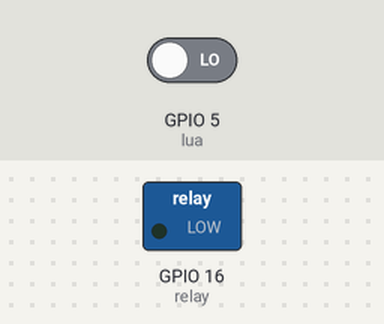
This sketch was run on a simulated ESP8266 (NodeMCU). On the bench: switched loads named in the sketch (green lamp = pin HIGH). The test bench sets the inputs (shaded band); at power-on: GPIO 5 (lua) LOW. WiFi joins after 1.5 s; servers stay silent unless stated; what the sketch prints to the serial monitor is not drawn.

Above: at 0.1 s.
At 6.9 s:
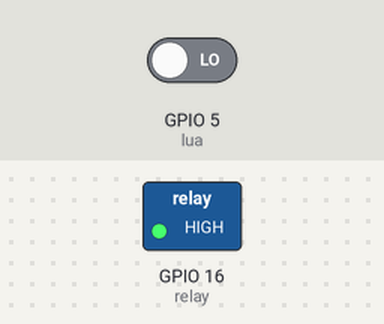
Timing chart, 0 to 8.4 s (numbered marks = the images above):
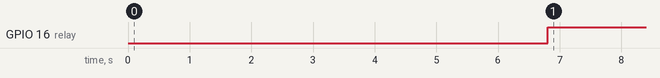

Measured:
- by itself, GPIO 16 (relay): LOW → HIGH at 6.8 s

The sketch:

mohinhbaovachuachay_wifi.ino
```cpp
#include <SoftwareSerial.h>
#define BLYNK_PRINT Serial
//khai bao thu vien firebase vs wifi
#include <ArduinoJson.h>
#include <ESP8266WiFi.h>
#include <FirebaseArduino.h>
//
#include <BlynkSimpleEsp8266.h>

//SoftwareSerial sim(10, 11);
BlynkTimer timer;
int _timeout;

//khai bao module
//#define loa  0
#define lua  5
#define relay  16
//#define khongkhi  2
//blynk
char auth[] = "al_-NvZAZvI5gkAmz6NCJe3lF02OIiR1";
// wifi with firebase
#define FIREBASE_HOST "fbwitharduino.firebaseio.com"
#define FIREBASE_AUTH "NfFZpvJdKEBkRBHYOttQh3ff7gMqtvxqfU6ceegl"
#define WIFI_SSID "Fpoly-Students"
#define WIFI_PASSWORD "fpolyhcm@123"
#define PATH "/control"
#define PATHs "/control/Status"
#define PATHclkk "/control/CLKK"
int sensorValue;
void setup() {
  // put your setup code here, to run once:
      pinMode(relay, OUTPUT);
  // connect to wifi.
  WiFi.begin(WIFI_SSID, WIFI_PASSWORD);
  Serial.print("connecting");
  while (WiFi.status() != WL_CONNECTED) {
    Serial.print(".");
    delay(500);
  }
  Serial.println();
  Serial.print("connected: ");
  Serial.println(WiFi.localIP());
  Firebase.begin(FIREBASE_HOST, FIREBASE_AUTH);
  delay(5000); //delay for 7 seconds to make sure the modules get the signal
  Serial.begin(9600);
 // _buffer.reserve(50);
  Serial.println("System Started...");
//  sim.begin(9600);
  Blynk.begin(auth, WIFI_SSID, WIFI_PASSWORD);
  Firebase.stream(PATH);
  //delay(1000);

}

void loop() {
  Blynk.run();
  // put your main code here, to run repeatedly:
  int sensorVal = digitalRead(lua);
 // sensorValue = analogRead(khongkhi);
  Serial.println(sensorVal);
 // delay(500);
 //  Serial.println(sensorValue);
 //   Firebase.setFloat(PATHs, sensorValue);

 //delay(1000);
  if (sensorVal == HIGH  ) {
    digitalWrite(relay, LOW);


  } else if( sensorVal == LOW){
    digitalWrite(relay, HIGH);
    delay(500);
 Firebase.setString(PATHs, "ON");
//  tone(loa,1000,1000);
 //   delay(500);

  }
  Firebase.setString(PATHs, "OFF");
}
```
